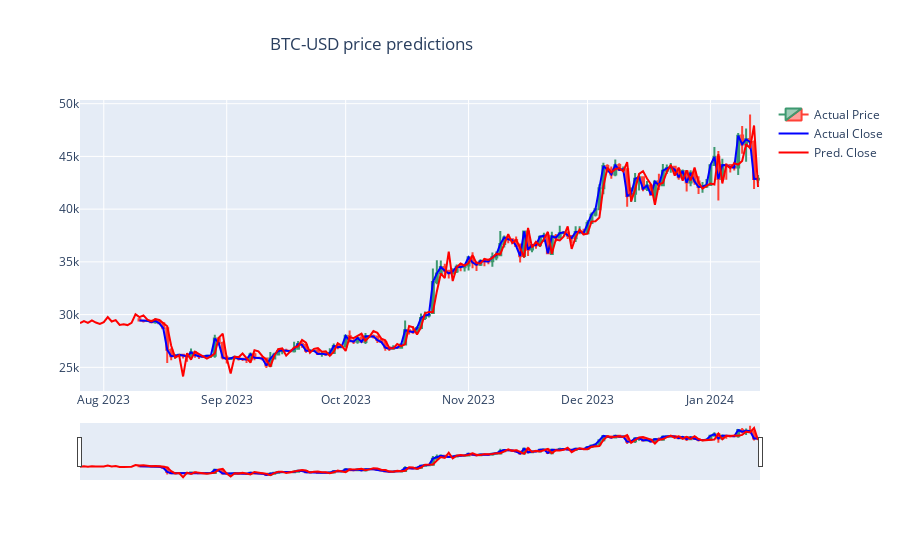

Source (notebook cell):
### Code cell
import plotly.graph_objects as go

import pandas as pd
from datetime import datetime

df = val_loader.dataset.dataframe.iloc[221:]

date = val_loader.dataset.date
y_hat = np.array(y_hat).reshape(-1)

fig = go.Figure(data=[
        go.Candlestick(
            x=df['Date'],
            open=df['Open'],
            high=df['High'],
            low=df['Low'],
            close=df['Close'],
            name='Actual Price'
        ),
        go.Scatter(
            x=df['Date'],
            y=df['Close'],
            line=dict(color='blue'),
            name='Actual Close'
        ),
        go.Scatter(
            x=predict_out['Date'],
            y=predict_out['Predict Close'],
            line=dict(color='red'),
            name='Pred. Close'
        ),
    ]).update_layout(title_text=tickers+' price predictions', title_x=0.3)

fig.show()

### Figure 1 — Plotly figure (JSON) as saved in the notebook; plotly's stock layout.template omitted (floating-point values rounded to 4 significant figures; data arrays with more than 128 entries replaced by an {"elided": "..."} marker saying what was removed)
{"data": [{"close": {"elided": "157 float values"}, "high": {"elided": "157 float values"}, "low": {"elided": "157 float values"}, "name": "Actual Price", "open": {"elided": "157 float values"}, "type": "candlestick", "x": {"elided": "157 str values"}}, {"line": {"color": "blue"}, "name": "Actual Close", "type": "scatter", "x": {"elided": "157 str values"}, "y": {"elided": "157 float values"}}, {"line": {"color": "red"}, "name": "Pred. Close", "type": "scatter", "x": {"elided": "172 str values"}, "y": {"elided": "172 float values"}}], "layout": {"title": {"text": "BTC-USD price predictions", "x": 0.3}}}
